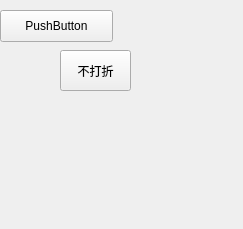
<?xml version="1.0" encoding="UTF-8"?>
<ui version="4.0">
 <class>OxyWidget</class>
 <widget class="QWidget" name="OxyWidget">
  <property name="geometry">
   <rect>
    <x>0</x>
    <y>0</y>
    <width>243</width>
    <height>229</height>
   </rect>
  </property>
  <property name="windowTitle">
   <string>Form</string>
  </property>
  <widget class="QPushButton" name="pushButton">
   <property name="geometry">
    <rect>
     <x>0</x>
     <y>10</y>
     <width>113</width>
     <height>32</height>
    </rect>
   </property>
   <property name="text">
    <string>PushButton</string>
   </property>
  </widget>
  <widget class="QToolButton" name="toolButton">
   <property name="geometry">
    <rect>
     <x>60</x>
     <y>50</y>
     <width>71</width>
     <height>41</height>
    </rect>
   </property>
   <property name="text">
    <string>不打折</string>
   </property>
  </widget>
 </widget>
 <resources/>
 <connections/>
</ui>
